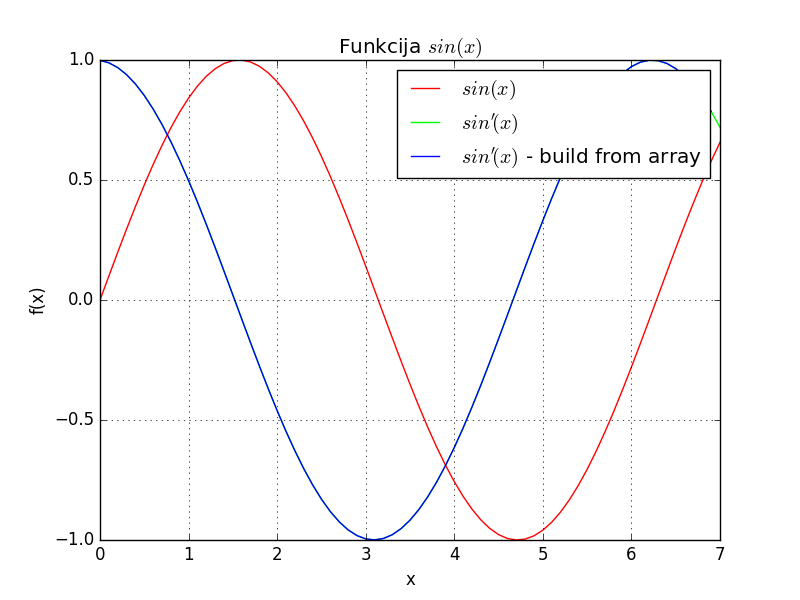

Recreate this plot in Python.
import sys
sys.path.append('/usr/local/anaconda3/lib/python3.6/site-packages')

from numpy import sin, linspace

def f(x):
    return sin(x)

x = linspace(0, 7, 71)
y = f(x)

from matplotlib import pyplot as plt
plt.grid()
plt.xlabel('x')
plt.ylabel('f(x)')
plt.title('Funkcija $sin(x)$')
plt.plot(x, y, color = "#FF0000")
#plt.legend(['$sin(x)$'])
#plt.show()

delta_x = x[1] - x[0]

y_first_derivative = (f(x+delta_x) - f(x) ) / delta_x
plt.plot(x, y_first_derivative, color = "#00FF00")

#plt.legend(['$sin(x)$','$sin\'(x)$'])
#plt.show()

N = len(x)

y_first_derivative_build_from_array = []
for i in range(N-1):
    temp = ( y[i+1] - y[i] ) / (delta_x)
    #temp = ( y[i+1] - y[i] ) / (x[i+1] - x[i] )
    y_first_derivative_build_from_array.append(temp)
    #print(i,x[i],x[i+1],y[i],y[i+1],temp,y_first_derivative_build_from_array)

plt.plot(x[0:N-1], y_first_derivative_build_from_array, color = "#0000FF")
plt.legend(['$sin(x)$','$sin\'(x)$','$sin\'(x)$ - build from array'])
plt.show()
